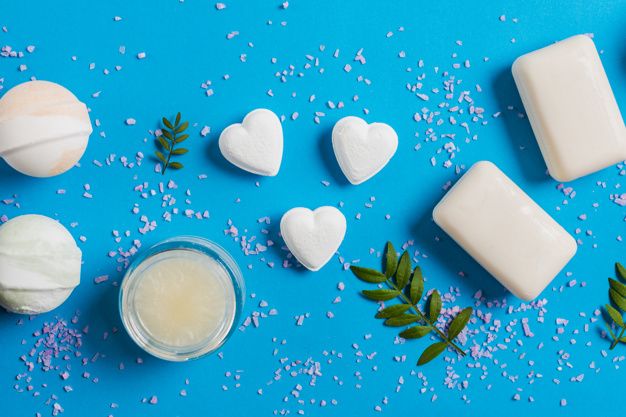
#> input picture soap_image.jpg, 626 x 417 px
$ jupyter execute --allow-errors '3. Basic Image Processing using skimage.ipynb'   (older library calls are emulated)
#> lines starting #> are read from the running program, lines starting #| are printed output that depends on the picture; after the words box and inside, x2 and y2 are one past the last pixel; in counts of white or black regions, pixels touching at a corner belong together
[cell 1]
import matplotlib.pyplot as plt

### Filters

Filters basically used for:
* Enhancing an image
* Emphasize or remove feature
* Smoothing
* Sharpening
* Edge detection

A common edge detection algorithm is sobal. Sobal requires a 2-dimensional grayscale image as input.

[cell 2]
def plot_comparison(original, filtered, title_filtered):
    fig, (ax1, ax2) = plt.subplot(ncols=2, figsize=(8,6), sharex=True, sharey=True)
    ax1.imshow(original, cmap=plt.cm.gray)
    ax1.set_title('original')
    ax1.axis('off')
    ax2.imshow(filtered, cmap=plt.cm.gray)
    ax2.set_title('title_filtered')
    ax2.axis('off')


def show_image(image, title='Image', cmap_type='gray'):
    plt.imshow(image, cmap=cmap_type)
    plt.title(title)
    plt.axis('off')
    plt.show()

[cell 3]
# Import the color, io module
from skimage import color
from skimage import io

# Load image
soaps_image = io.imread('soap_image.jpg')
#> soaps_image is the input picture: shape (417, 626, 3); mean R, G, B 56.5, 165.4, 199.6

# Make the image grayscale
soaps_image_gray = color.rgb2gray(soaps_image)

# Import the filters module and sobel function
from skimage.filters import sobel

# Apply edge detection filter
edge_sobel = sobel(soaps_image_gray)

# Show original and resulting image to compare
show_image(soaps_image, "Original")
show_image(edge_sobel, "Edges with Sobel")

[cell 4]
# Import Gaussian filter
from skimage.filters import gaussian

building_image = io.imread('building_image.jpg')
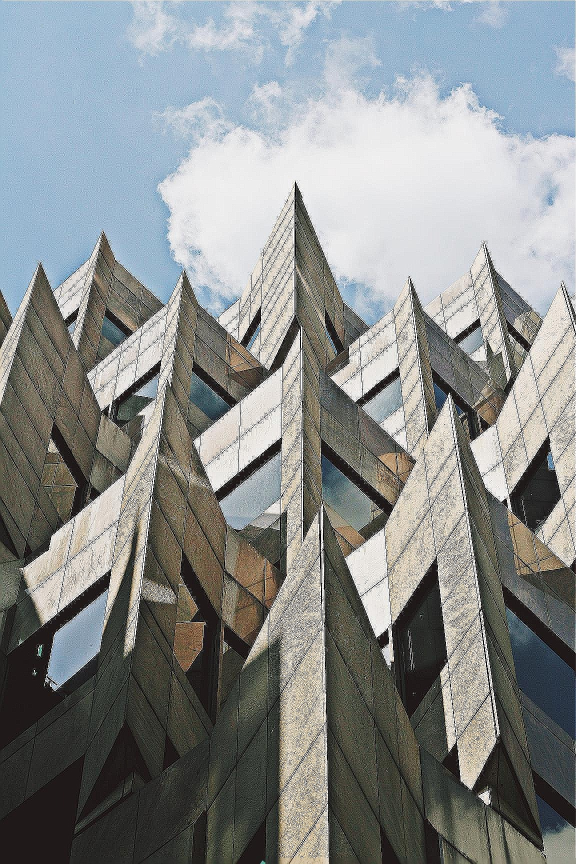
#> input picture building_image.jpg, 1152 x 1728 px (shown at 1/2 size)
#> building_image is the input picture: shape (1728, 1152, 3); mean R, G, B 136.2, 139.8, 139.3

# Apply filter
gaussian_image = gaussian(building_image, multichannel=True)

# Show original and resulting image to compare
show_image(building_image, "Original")
show_image(gaussian_image, "Reduced sharpness Gaussian")

### Contrast enhancement

Contrast is the difference between the maximum and minimum pixel intensity in the image.

An image of low contrast has small difference between its dark and light pixel value. Is usually skewed either right (being mostly light), to the left (mostly dark) or placed on middle (mostly gray).

We can ehnance the contrast through the Contrast Streching technique and Histogram Eqilization.

There are three types of Histogram Eqilization:
1. Standard Histogram Eqilization
2. Adaptive Histogram Eqilization
3. Contrast Limited Adaptive Histogram Eqilization

[cell 5]
# Import the required module
from skimage import exposure

# load image
chest_xray_image = io.imread('chest_xray_image.png')
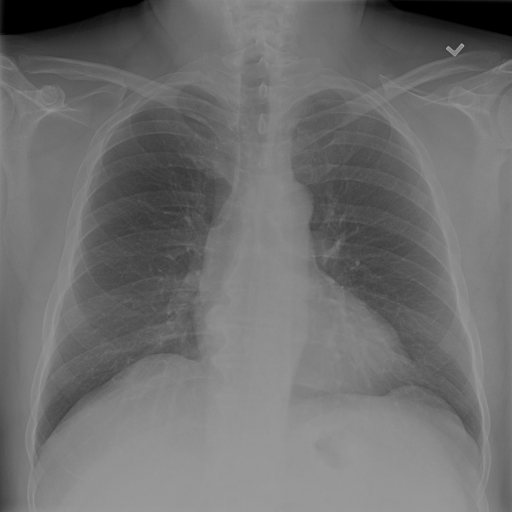
#> input picture chest_xray_image.png, 1024 x 1024 px (shown at 1/2 size)
#> chest_xray_image is the input picture: shape (1024, 1024); min 0, max 172, mean 111.3

# Show original x-ray image and its histogram
show_image(chest_xray_image, 'Original x-ray')

plt.title('Histogram of image')
plt.hist(chest_xray_image.ravel(), bins=256)
plt.show()
#> figure, not shown here; tallest bar 20508 high, from x = 0 to 0.672

# Use histogram equalization to improve the contrast
xray_image_eq =  exposure.equalize_hist(chest_xray_image)

# Show the resulting image
show_image(xray_image_eq, 'Resulting image')

[cell 6]
# Import the required module
from skimage import exposure

# load image
image_aerial = io.imread('image_aerial.tiff')
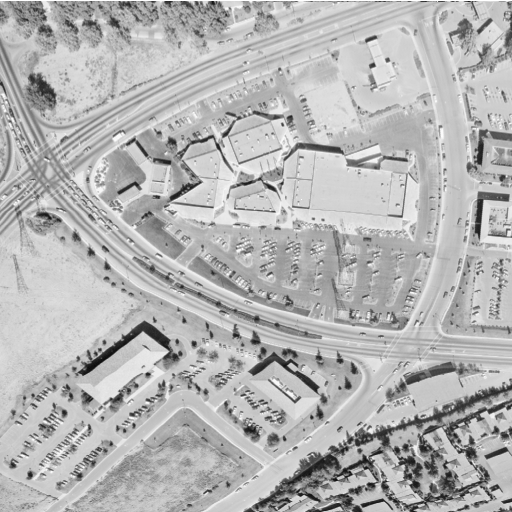
#> input picture image_aerial.tiff, 512 x 512 px
#> image_aerial is the input picture: shape (512, 512); min 12, max 255, mean 180.6

# Use histogram equalization to improve the contrast
image_eq =  exposure.equalize_hist(image_aerial)

# Show the original and resulting image
show_image(image_aerial, 'Original')
show_image(image_eq, 'Resulting image')

[cell 7]
# Import the necessary modules
from skimage import data, exposure

# Load the image
original_image = data.coffee()
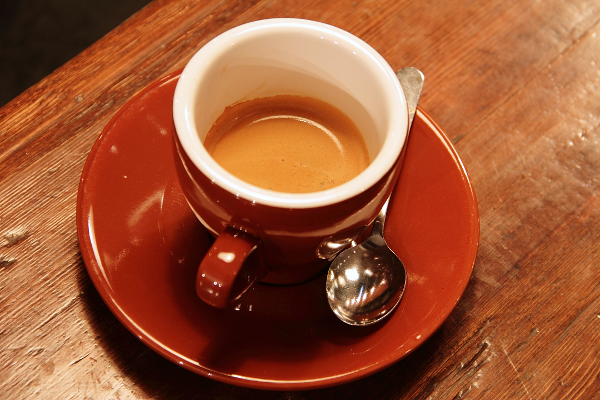
#> input picture skimage.data.coffee(), 600 x 400 px
#> original_image is the input picture: shape (400, 600, 3); mean R, G, B 158.6, 85.8, 51.5

# Apply the adaptive equalization on the original image
adapthist_eq_image = exposure.equalize_adapthist(original_image, clip_limit=0.03)
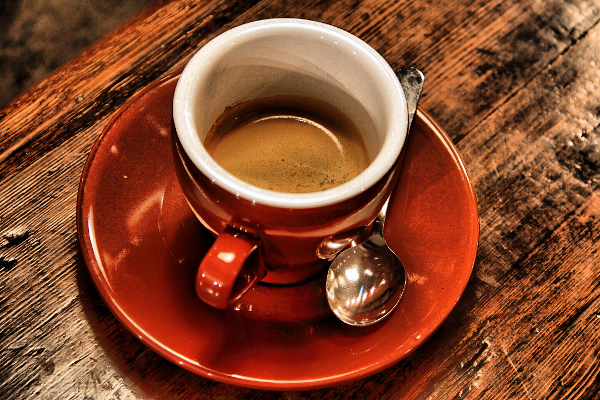
#> adapthist_eq_image: shape (400, 600, 3) float64; mean R, G, B 0.522, 0.277, 0.17

# Compare the original image to the equalized
show_image(original_image)
show_image(adapthist_eq_image, '#ImageProcessingDatacamp')

### Transformations
The need of transformation:

* Preparing images for classification machine learning models
* optimization and compression of images
* save images with same proportion

#### Rotating and Rescaling

##### Aliasing in digital images

Aliasing makes an image look like it has a waves or ripples radiating from a certain portion.

[cell 8]
# Import the module and the rotate and rescale functions
from skimage.transform import rotate, rescale

#> (the rest of this cell did not finish here and is left out)

[cell 9]
# Import the module and function to enlarge images
from skimage.transform import rescale

# Import the data module
from skimage import data

# Load the image from data
rocket_image = data.rocket()
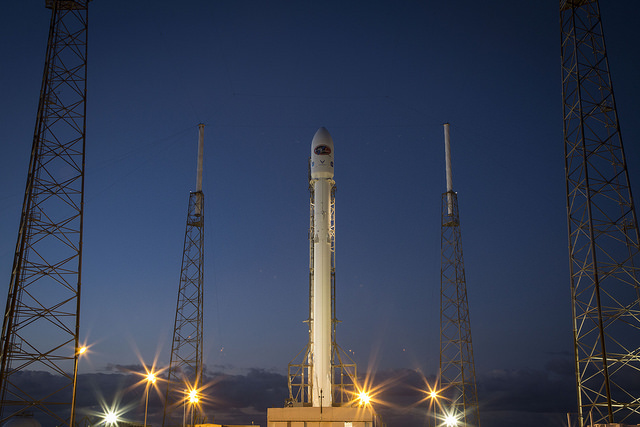
#> input picture skimage.data.rocket(), 640 x 427 px
#> rocket_image is the input picture: shape (427, 640, 3); mean R, G, B 52.3, 61.3, 82.3

# Enlarge the image so it is 4 times bigger
enlarged_rocket_image = rescale(rocket_image, 1*4, anti_aliasing=True, multichannel=True)

# Show original and resulting image
show_image(rocket_image)
print(rocket_image.shape)
#| (427, 640, 3)
show_image(enlarged_rocket_image, "4 times enlarged image")
print(enlarged_rocket_image.shape)
#| (1708, 2560, 3)

#### Resizing

It has a same purpose as rescale but it allows to specify an output image shape instead of scaling factor.

#### Resizing proportionally

Below we are resizing the image proportionally 4 times smaller.

[cell 10]
# Import the module and function
from skimage.transform import resize

#> (the rest of this cell did not finish here and is left out)

### Morphology Filters
Morphological operators — dilate, erode, open, and close — can be applied through image filtering to grow or shrink image regions, as well as to remove or fill-in image region boundary pixels.

#### Dilation
Dilation add pixels to the boundries of objects in an images.

#### Erosion
Erosion removes pxels on object boundries.

[cell 11]
# Import the morphology module
from skimage import morphology

upper_r = io.imread('r5.png')
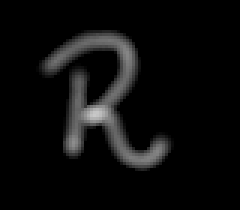
#> input picture r5.png, 80 x 70 px (shown 3 times larger)
#> upper_r is the input picture: shape (70, 80, 3); min 0, max 200, mean 12

# Obtain the eroded shape
eroded_image_shape = morphology.erosion(upper_r)

# See results
#> (the rest of this cell did not finish here and is left out)

[cell 12]
# Import the module
from skimage import morphology

world_image = io.imread('world_image_binary.jpg')
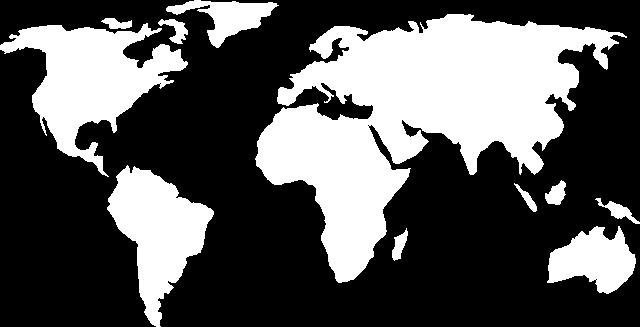
#> input picture world_image_binary.jpg, 640 x 327 px
#> world_image is the input picture: shape (327, 640); min 0, max 255, mean 87.7

# Obtain the dilated image
dilated_image = morphology.binary_dilation(world_image)
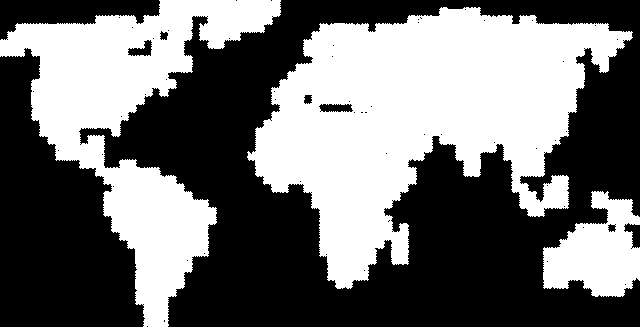
#> dilated_image: shape (327, 640) bool; 44.4% white; 3 white regions, box (x1, y1, x2, y2) and area: (247, 7, 633, 289) 55058, (0, 0, 281, 327) 31351, (543, 191, 640, 297) 6433
dilated_image1 = morphology.dilation(world_image)
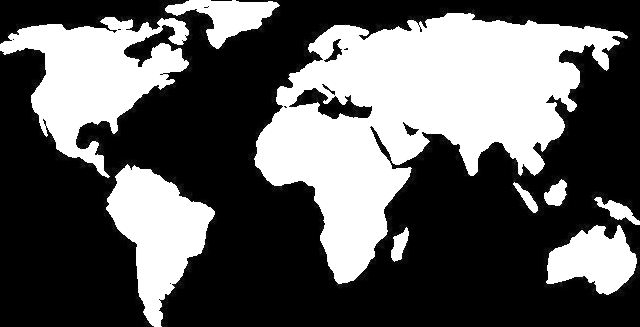
#> dilated_image1: shape (327, 640); min 0, max 255, mean 93.8

# See results
show_image(world_image, 'Original')
show_image(dilated_image, 'Dilated image')
show_image(dilated_image1, 'Dilated image 1')
